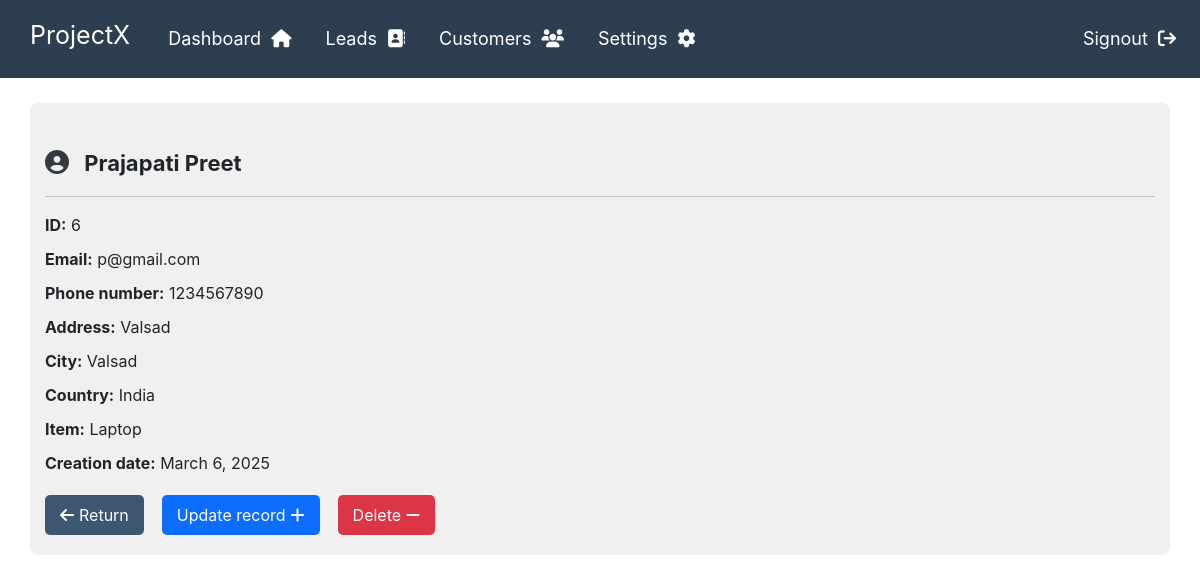
The page /view_customer/6/ on the database its author committed.
### crmapp/models.py (models this page shows, shortened)
class Customer(models.Model):
    first_name = models.CharField(max_length=50)
    last_name = models.CharField(max_length=50)
    email  = models.EmailField()
    phone = models.IntegerField()
    address = models.CharField(max_length=50)
    city = models.CharField(max_length=50)
    country = models.CharField(max_length=50)
    item = models.CharField(max_length=50)
    date = models.DateField(default=date.today)
    from_lead = models.BooleanField(default=False)

### crmapp/views.py (the view)
# urls.py: path('view_customer/<int:id>/', View_customer, name='view_customer'),
def View_customer(request, id):
    cust_view = get_object_or_404(Customer, id=id)
    return render(request, 'view_customer.html', {'cust_view': cust_view})

### crmapp/templates/view_customer.html (shortened to what this page needs)
<!DOCTYPE html>
<html lang="en">
<head>
    <link rel="stylesheet" href="https://cdn.jsdelivr.net/npm/bootstrap@5.3.0/dist/css/bootstrap.min.css">
    <link rel="stylesheet" href="https://cdnjs.cloudflare.com/ajax/libs/font-awesome/6.4.0/css/all.min.css">
</head>
<body>
    {% include 'navdash.html' %}
    <div class="container">
        <br>
        {% block content %}
            <div class="customer-header">
                <div>
                <i class="fas fa-user-circle"></i>
                <span>{{ cust_view.last_name }} {{ cust_view.first_name }}</span>
                </div>
            </div>
            <hr class="my-3 border-dark">
            <div class="customer-info"><strong>ID:</strong> {{ cust_view.id }}</div>
            <div class="customer-info"><strong>Email:</strong> {{ cust_view.email }}</div>
            <div class="customer-info"><strong>Phone number:</strong> {{ cust_view.phone }}</div>
            <div class="customer-info"><strong>Address:</strong> {{ cust_view.address }}</div>
            <div class="customer-info"><strong>City:</strong> {{ cust_view.city }}</div>
            <div class="customer-info"><strong>Country:</strong> {{ cust_view.country }}</div>
            <div class="customer-info"><strong>Item:</strong> {{ cust_view.item }}</div>
            <div class="customer-info"><strong>Creation date:</strong> {{ cust_view.date }}</div>
            <div class="btn-container">
                <a href="{% url 'customer_list' %}" class="btn-return">
                    <i class="fas fa-arrow-left"></i> Return
                </a>
                <a href="{% url 'update_customer' cust_view.id %}" class="btn-update">
                    Update record <i class="fas fa-plus"></i>
                </a>
                <a href="{% url 'delete_customer' cust_view.id %}" class="btn-delete" onclick="return confirm('Are you sure you want to delete this customer?');">
                    Delete <i class="fas fa-minus"></i>
                </a>
            </div>
        {% endblock %}
    </div>
</body>
</html>

### crmapp/templates/view_customer.html (style rules this page uses)
body { background-color: #f8f9fa; font-family: Arial, sans-serif; }
.container { max-width: 800px; background-color: #f0f0f1; padding: 20px; border-radius: 8px; margin-top: 25px; margin-bottom: 25px; }
.customer-header { display: flex; align-items: center; font-size: 22px; font-weight: bold; margin-bottom: 15px; }
.customer-header i { font-size: 24px; margin-right: 10px; color: #343a40; }
.customer-info { font-size: 16px; margin-bottom: 10px; }
.customer-info strong { font-weight: bold; color: #212529; }
.btn-container { margin-top: 20px; display: flex; }
.btn-return { background-color: #3e5771; color: white; padding: 8px 15px; border-radius: 5px; display: flex; align-items: center; text-decoration: none; }
.btn-return i { margin-right: 5px; }
.btn-update { background-color: #0d6efd; color: white; padding: 8px 15px; border-radius: 5px; display: flex; align-items: center; text-decoration: none; }
.btn-update i { margin-left: 5px; }
.btn-delete { background-color: #dc3545; color: white; padding: 8px 15px; border-radius: 5px; display: flex; align-items: center; text-decoration: none; }
.btn-delete i { margin-left: 5px; }

### crmapp/templates/navdash.html (style rules this page uses)
body { margin: 0; padding: 0; }

### rows shown on the page
Customer: last_name "Prajapati", first_name "Preet", id "6", email "p@gmail.com", phone "1234567890", address "Valsad", city "Valsad", country "India", item "Laptop", date "March 6, 2025"
